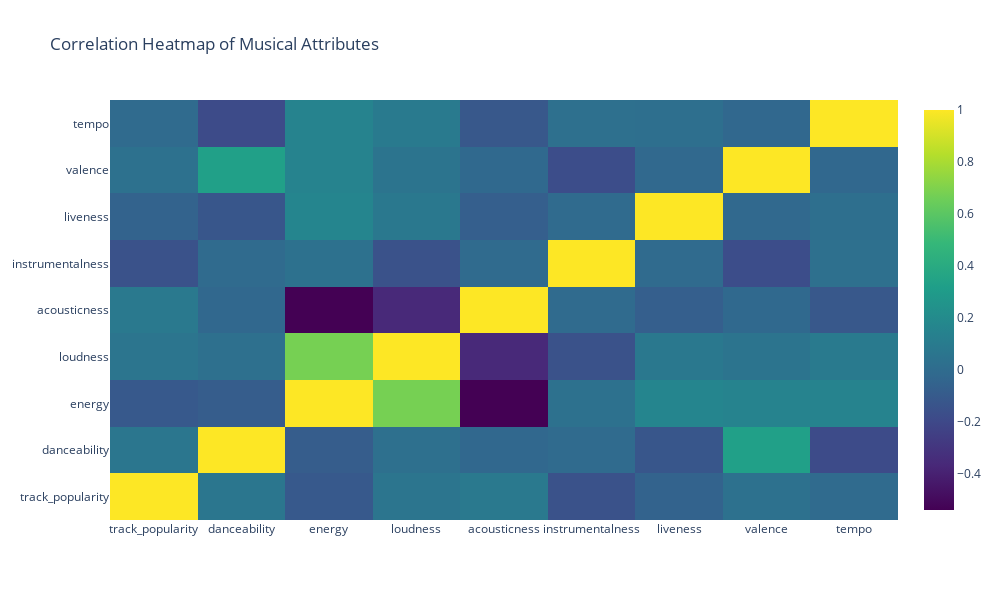

Notebook source saved alongside this figure:
### Markdown cell above
# 5. Create a chart showing the how much the attributes (popularity, danceability, energy, loudness, acousticness, instrumentalness, liveness, valence, tempo) are correlated. Use a proper colormap.

### Code cell
attributes = ['track_popularity', 'danceability', 'energy', 'loudness', 'acousticness', 
              'instrumentalness', 'liveness', 'valence', 'tempo']

correlation_matrix = songs[attributes].corr()

fig = go.Figure(data=go.Heatmap(
    z=correlation_matrix.values,
    x=correlation_matrix.columns,
    y=correlation_matrix.columns,
    colorscale='Viridis' 
))

fig.update_layout(
    title='Correlation Heatmap of Musical Attributes',
    xaxis_nticks=36,
    height=600,
    width=1000
)

fig.show()

### Figure 1 — Plotly figure (JSON) as saved in the notebook; plotly's stock layout.template omitted (floating-point values rounded to 4 significant figures)
{"data": [{"colorscale": [[0, "#440154"], [0.1111, "#482878"], [0.2222, "#3e4989"], [0.3333, "#31688e"], [0.4444, "#26828e"], [0.5556, "#1f9e89"], [0.6667, "#35b779"], [0.7778, "#6ece58"], [0.8889, "#b5de2b"], [1, "#fde725"]], "type": "heatmap", "x": ["track_popularity", "danceability", "energy", "loudness", "acousticness", "instrumentalness", "liveness", "valence", "tempo"], "y": ["track_popularity", "danceability", "energy", "loudness", "acousticness", "instrumentalness", "liveness", "valence", "tempo"], "z": [[1, 0.06475, -0.109, 0.05772, 0.08504, -0.15, -0.05459, 0.03328, -0.005538], [0.06475, 1, -0.08607, 0.02535, -0.02451, -0.008658, -0.1239, 0.3305, -0.1841], [-0.109, -0.08607, 1, 0.6767, -0.5397, 0.03328, 0.1613, 0.1511, 0.1501], [0.05772, 0.02535, 0.6767, 1, -0.3616, -0.1478, 0.07759, 0.05341, 0.09376], [0.08504, -0.02451, -0.5397, -0.3616, 1, -0.006881, -0.07725, -0.01683, -0.1128], [-0.15, -0.008658, 0.03328, -0.1478, -0.006881, 1, -0.005505, -0.1754, 0.0233], [-0.05459, -0.1239, 0.1613, 0.07759, -0.07725, -0.005505, 1, -0.02043, 0.02089], [0.03328, 0.3305, 0.1511, 0.05341, -0.01683, -0.1754, -0.02043, 1, -0.02564], [-0.005538, -0.1841, 0.1501, 0.09376, -0.1128, 0.0233, 0.02089, -0.02564, 1]]}], "layout": {"height": 600, "title": {"text": "Correlation Heatmap of Musical Attributes"}, "width": 1000, "xaxis": {"nticks": 36}}}
